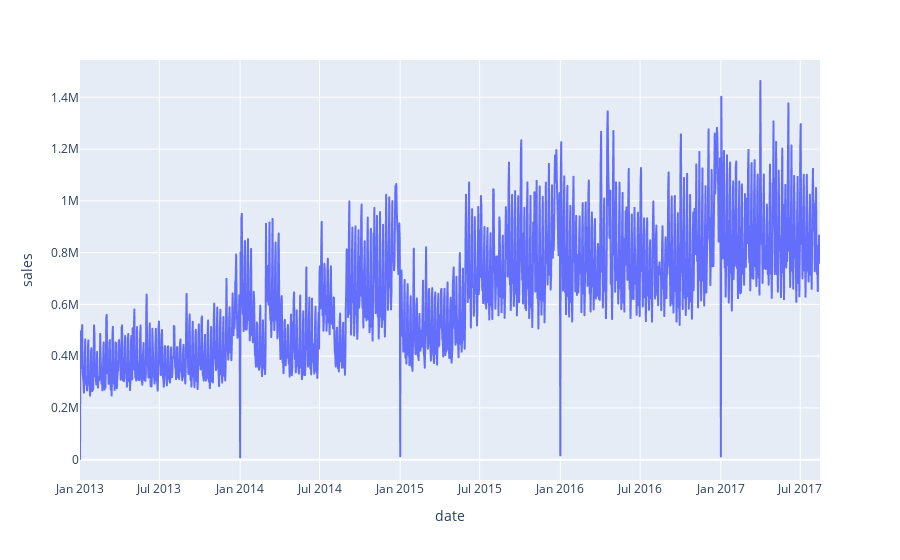

Notebook source saved alongside this figure:
### Code cell
px.line(daily_sales,x='date',y='sales')

### Figure 1 — Plotly figure (JSON) as saved in the notebook; plotly's stock layout.template omitted (floating-point values rounded to 4 significant figures; data arrays with more than 128 entries replaced by an {"elided": "..."} marker saying what was removed)
{"data": [{"hovertemplate": "date=%{x}<br>sales=%{y}<extra></extra>", "legendgroup": "", "line": {"color": "#636efa", "dash": "solid"}, "marker": {"symbol": "circle"}, "mode": "lines", "name": "", "showlegend": false, "type": "scattergl", "x": {"elided": "1684 str values"}, "xaxis": "x", "y": {"elided": "1684 float values"}, "yaxis": "y"}], "layout": {"legend": {"tracegroupgap": 0}, "margin": {"t": 60}, "xaxis": {"anchor": "y", "domain": [0, 1], "title": {"text": "date"}}, "yaxis": {"anchor": "x", "domain": [0, 1], "title": {"text": "sales"}}}}
